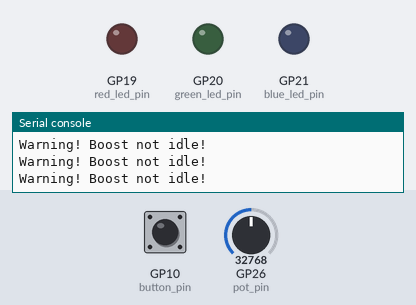
A program run on a simulated Raspberry Pi Pico running MicroPython. Parts: output pins drawn as LEDs (lit = HIGH), the last lines printed to the serial console. Dashed ring = blinking. The test bench sets the inputs (shaded band); at power-on: GP26 (pot_pin) = 32768, GP10 (button_pin) HIGH (analog values on the 0–65535 scale).

Above: at 5.0 s.
5.1 s: GP26 (pot_pin) set to 61552
6.6 s: GP26 (pot_pin) set to 63200
At 6.72 s:
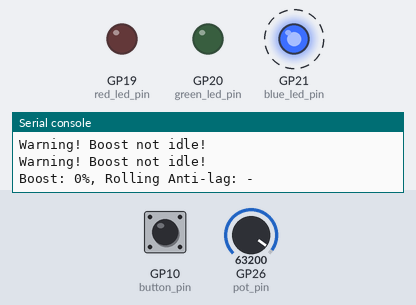
Timing chart, 0 to 15.6 s (numbered marks = the images above; inputs shaded):
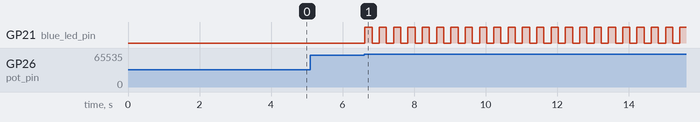

Measured:
- the behaviour switches between 62256 and 62272 on GP26 (pot_pin) (found by bisection; images 0 and 1)
- after the input at 6.6 s, GP21 (blue_led_pin): alternates HIGH for 0.20 s and LOW for 0.20 s, starting at once

The program:

picoboost.py
```python
import machine
import time

# set up analog input pin
pot_pin = machine.ADC(26)

# set up digital input pin for button
button_pin = machine.Pin(10, machine.Pin.IN, machine.Pin.PULL_UP)

# set up digital output pin for LED
red_led_pin = machine.Pin(19, machine.Pin.OUT)
green_led_pin = machine.Pin(20, machine.Pin.OUT)
blue_led_pin = machine.Pin(21, machine.Pin.OUT)


# set hysteresis value
hysteresis = 2

# check if potentiometer is at 0% before initializing main loop
while True:
    # read voltage from analog input pin
    voltage = pot_pin.read_u16() / 65535 * 3.3

    # convert voltage to percentage and round to nearest multiple of 10
    percentage = round((3.3 - voltage) / 3.3 * 100 / 10) * 10

    if percentage == 0:
        break

    # print warning message if potentiometer is not at 0%
    print("Warning! Boost not idle!")

    time.sleep(0.1)

# initialize percentage, prev_percentage, and flash_speed to None
percentage = None
prev_percentage = None
flash_speed = None

# initialize button state and prev_button_state to False
button_state = False
prev_button_state = False

while True:
    # read voltage from analog input pin
    voltage = pot_pin.read_u16() / 65535 * 3.3

    # convert voltage to percentage and round to nearest multiple of 10
    percentage = round((3.3 - voltage) / 3.3 * 100 / 10) * 10

    # read state of button
    button_state = button_pin.value()

    # convert button state to "Active" or "off"
    button_text = "-" if button_state else "Active"

    # check if percentage has changed by more than hysteresis since the last reading
    # or if the button state has changed since the last reading
    if (
        prev_percentage is None
        or abs(percentage - prev_percentage) >= hysteresis
        or button_state != prev_button_state
    ):
        # calculate flash speed based on percentage (0% = 0.1 seconds, 100% = 0.01 seconds)
        flash_speed = 0.2 - (percentage / 1000)

        # print percentage and button state to serial console
        print("Boost: {:.0f}%, Rolling Anti-lag: {}".format(percentage, button_text))

        # update prev_percentage and prev_button_state to the current values
        prev_percentage = percentage
        prev_button_state = button_state

    # toggle LED state every flash_speed seconds
    blue_led_pin.toggle()
    time.sleep(flash_speed)
```
